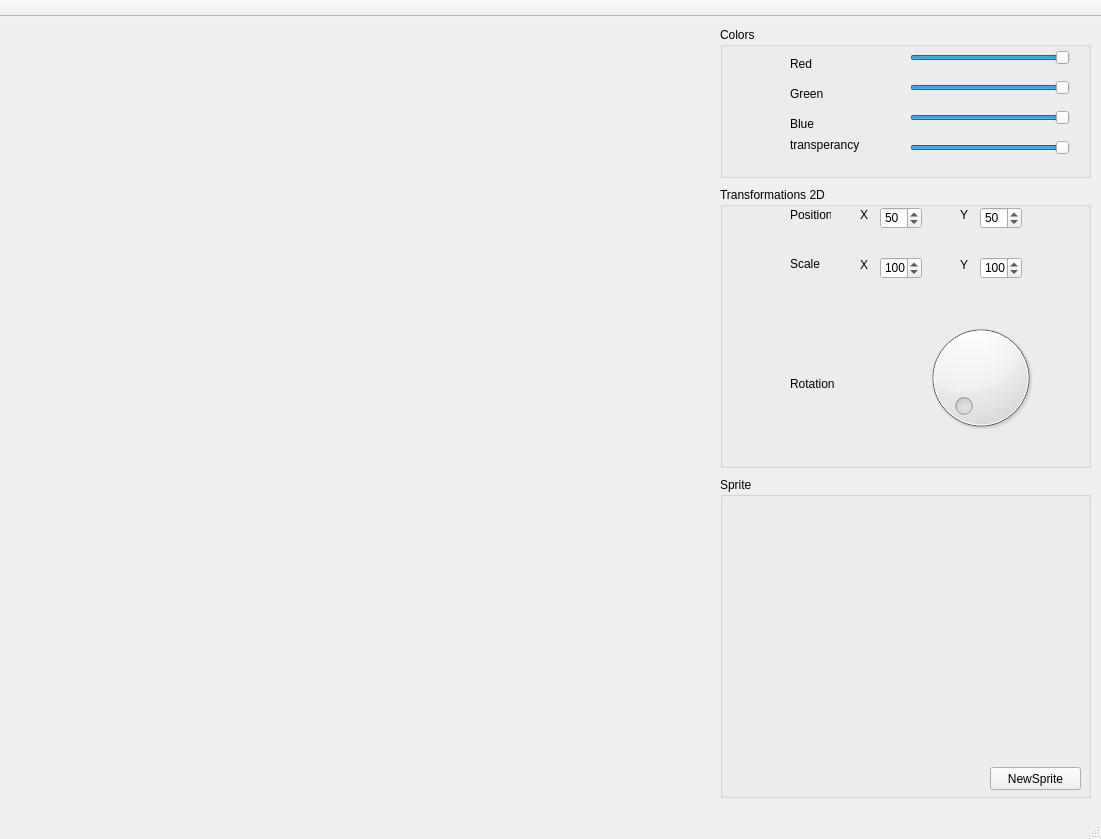
<?xml version="1.0" encoding="UTF-8"?>
<ui version="4.0">
 <class>MainWindowClass</class>
 <widget class="QMainWindow" name="MainWindowClass">
  <property name="geometry">
   <rect>
    <x>0</x>
    <y>0</y>
    <width>1101</width>
    <height>839</height>
   </rect>
  </property>
  <property name="maximumSize">
   <size>
    <width>1101</width>
    <height>839</height>
   </size>
  </property>
  <property name="windowTitle">
   <string>Tutorial_2</string>
  </property>
  <widget class="QWidget" name="centralWidget">
   <widget class="OpenglWidget" name="Gl_widget" native="true">
    <property name="geometry">
     <rect>
      <x>0</x>
      <y>0</y>
      <width>711</width>
      <height>781</height>
     </rect>
    </property>
   </widget>
   <widget class="QGroupBox" name="groupBox">
    <property name="geometry">
     <rect>
      <x>720</x>
      <y>10</y>
      <width>371</width>
      <height>151</height>
     </rect>
    </property>
    <property name="title">
     <string>Colors</string>
    </property>
    <widget class="QSlider" name="RedSlider">
     <property name="geometry">
      <rect>
       <x>190</x>
       <y>20</y>
       <width>160</width>
       <height>22</height>
      </rect>
     </property>
     <property name="maximum">
      <number>100</number>
     </property>
     <property name="value">
      <number>100</number>
     </property>
     <property name="orientation">
      <enum>Qt::Horizontal</enum>
     </property>
    </widget>
    <widget class="QSlider" name="GreenSlider">
     <property name="geometry">
      <rect>
       <x>190</x>
       <y>50</y>
       <width>160</width>
       <height>22</height>
      </rect>
     </property>
     <property name="maximum">
      <number>100</number>
     </property>
     <property name="value">
      <number>100</number>
     </property>
     <property name="orientation">
      <enum>Qt::Horizontal</enum>
     </property>
    </widget>
    <widget class="QSlider" name="BlueSlider">
     <property name="geometry">
      <rect>
       <x>190</x>
       <y>80</y>
       <width>160</width>
       <height>22</height>
      </rect>
     </property>
     <property name="maximum">
      <number>100</number>
     </property>
     <property name="value">
      <number>100</number>
     </property>
     <property name="orientation">
      <enum>Qt::Horizontal</enum>
     </property>
    </widget>
    <widget class="QLabel" name="label">
     <property name="geometry">
      <rect>
       <x>70</x>
       <y>30</y>
       <width>47</width>
       <height>13</height>
      </rect>
     </property>
     <property name="text">
      <string>Red</string>
     </property>
    </widget>
    <widget class="QLabel" name="label_2">
     <property name="geometry">
      <rect>
       <x>70</x>
       <y>60</y>
       <width>47</width>
       <height>13</height>
      </rect>
     </property>
     <property name="text">
      <string>Green</string>
     </property>
    </widget>
    <widget class="QLabel" name="label_3">
     <property name="geometry">
      <rect>
       <x>70</x>
       <y>90</y>
       <width>47</width>
       <height>13</height>
      </rect>
     </property>
     <property name="text">
      <string>Blue</string>
     </property>
    </widget>
    <widget class="QSlider" name="AlphaSlider">
     <property name="geometry">
      <rect>
       <x>190</x>
       <y>110</y>
       <width>160</width>
       <height>22</height>
      </rect>
     </property>
     <property name="maximum">
      <number>100</number>
     </property>
     <property name="value">
      <number>100</number>
     </property>
     <property name="orientation">
      <enum>Qt::Horizontal</enum>
     </property>
    </widget>
    <widget class="QLabel" name="label_4">
     <property name="geometry">
      <rect>
       <x>70</x>
       <y>110</y>
       <width>71</width>
       <height>16</height>
      </rect>
     </property>
     <property name="text">
      <string>transperancy</string>
     </property>
    </widget>
   </widget>
   <widget class="QGroupBox" name="groupBox_2">
    <property name="geometry">
     <rect>
      <x>720</x>
      <y>170</y>
      <width>371</width>
      <height>281</height>
     </rect>
    </property>
    <property name="title">
     <string>Transformations 2D</string>
    </property>
    <widget class="QSpinBox" name="PositionY">
     <property name="geometry">
      <rect>
       <x>260</x>
       <y>20</y>
       <width>42</width>
       <height>22</height>
      </rect>
     </property>
     <property name="maximum">
      <number>1000</number>
     </property>
     <property name="value">
      <number>50</number>
     </property>
    </widget>
    <widget class="QSpinBox" name="PositionX">
     <property name="geometry">
      <rect>
       <x>160</x>
       <y>20</y>
       <width>42</width>
       <height>22</height>
      </rect>
     </property>
     <property name="maximum">
      <number>1000</number>
     </property>
     <property name="value">
      <number>50</number>
     </property>
    </widget>
    <widget class="QSpinBox" name="ScaleY">
     <property name="geometry">
      <rect>
       <x>260</x>
       <y>70</y>
       <width>42</width>
       <height>22</height>
      </rect>
     </property>
     <property name="maximum">
      <number>1000</number>
     </property>
     <property name="value">
      <number>100</number>
     </property>
    </widget>
    <widget class="QSpinBox" name="ScaleX">
     <property name="geometry">
      <rect>
       <x>160</x>
       <y>70</y>
       <width>42</width>
       <height>22</height>
      </rect>
     </property>
     <property name="maximum">
      <number>1000</number>
     </property>
     <property name="value">
      <number>100</number>
     </property>
    </widget>
    <widget class="QLabel" name="label_5">
     <property name="geometry">
      <rect>
       <x>70</x>
       <y>20</y>
       <width>41</width>
       <height>16</height>
      </rect>
     </property>
     <property name="text">
      <string>Position</string>
     </property>
    </widget>
    <widget class="QLabel" name="label_6">
     <property name="geometry">
      <rect>
       <x>70</x>
       <y>70</y>
       <width>47</width>
       <height>13</height>
      </rect>
     </property>
     <property name="text">
      <string>Scale</string>
     </property>
    </widget>
    <widget class="QLabel" name="label_7">
     <property name="geometry">
      <rect>
       <x>140</x>
       <y>20</y>
       <width>16</width>
       <height>16</height>
      </rect>
     </property>
     <property name="text">
      <string>X</string>
     </property>
    </widget>
    <widget class="QLabel" name="label_8">
     <property name="geometry">
      <rect>
       <x>140</x>
       <y>70</y>
       <width>16</width>
       <height>16</height>
      </rect>
     </property>
     <property name="text">
      <string>X</string>
     </property>
    </widget>
    <widget class="QLabel" name="label_9">
     <property name="geometry">
      <rect>
       <x>240</x>
       <y>20</y>
       <width>16</width>
       <height>16</height>
      </rect>
     </property>
     <property name="text">
      <string>Y</string>
     </property>
    </widget>
    <widget class="QLabel" name="label_10">
     <property name="geometry">
      <rect>
       <x>240</x>
       <y>70</y>
       <width>16</width>
       <height>16</height>
      </rect>
     </property>
     <property name="text">
      <string>Y</string>
     </property>
    </widget>
    <widget class="QDial" name="RotationZ">
     <property name="geometry">
      <rect>
       <x>200</x>
       <y>120</y>
       <width>121</width>
       <height>141</height>
      </rect>
     </property>
     <property name="maximum">
      <number>360</number>
     </property>
    </widget>
    <widget class="QLabel" name="label_13">
     <property name="geometry">
      <rect>
       <x>70</x>
       <y>190</y>
       <width>47</width>
       <height>13</height>
      </rect>
     </property>
     <property name="text">
      <string>Rotation </string>
     </property>
    </widget>
   </widget>
   <widget class="QGroupBox" name="groupBox_3">
    <property name="geometry">
     <rect>
      <x>720</x>
      <y>460</y>
      <width>371</width>
      <height>321</height>
     </rect>
    </property>
    <property name="title">
     <string>Sprite</string>
    </property>
    <widget class="QPushButton" name="NewSprite">
     <property name="geometry">
      <rect>
       <x>270</x>
       <y>290</y>
       <width>91</width>
       <height>23</height>
      </rect>
     </property>
     <property name="text">
      <string>NewSprite</string>
     </property>
    </widget>
    <widget class="QLabel" name="SpritePic">
     <property name="geometry">
      <rect>
       <x>20</x>
       <y>30</y>
       <width>331</width>
       <height>241</height>
      </rect>
     </property>
     <property name="text">
      <string/>
     </property>
    </widget>
   </widget>
  </widget>
  <widget class="QMenuBar" name="menuBar">
   <property name="geometry">
    <rect>
     <x>0</x>
     <y>0</y>
     <width>1101</width>
     <height>21</height>
    </rect>
   </property>
  </widget>
  <widget class="QToolBar" name="mainToolBar">
   <property name="movable">
    <bool>false</bool>
   </property>
   <attribute name="toolBarArea">
    <enum>TopToolBarArea</enum>
   </attribute>
   <attribute name="toolBarBreak">
    <bool>true</bool>
   </attribute>
  </widget>
  <widget class="QStatusBar" name="statusBar"/>
 </widget>
 <layoutdefault spacing="6" margin="11"/>
 <customwidgets>
  <customwidget>
   <class>OpenglWidget</class>
   <extends>QWidget</extends>
   <header location="global">openglwidget.h</header>
   <container>1</container>
  </customwidget>
 </customwidgets>
 <resources>
  <include location="MainWindow.qrc"/>
 </resources>
 <connections/>
</ui>
